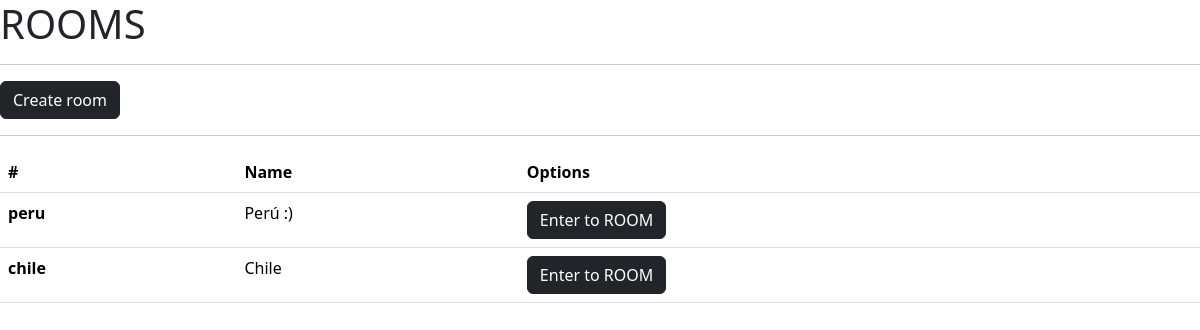
Before: / with the older database file.
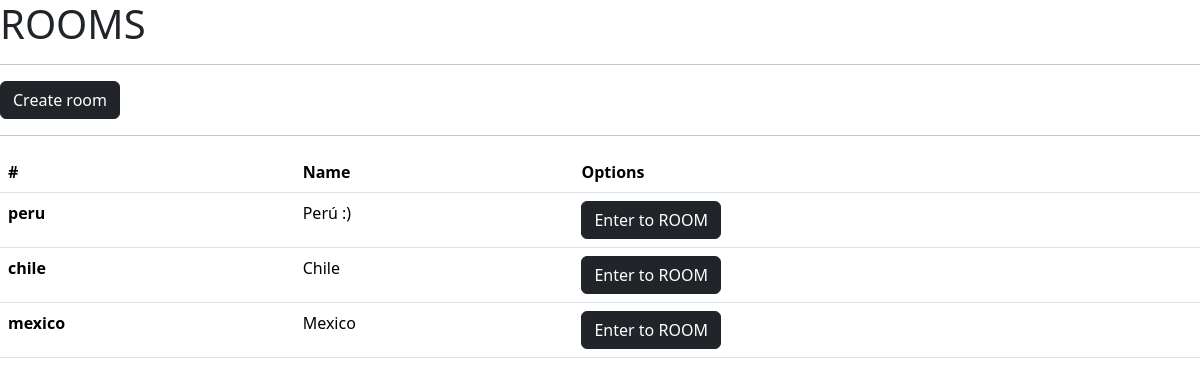
After: the same page with the newer database file.
### main.py (models this page shows, shortened)
class Room(db.Model):
    __tablename__ = "rooms"
    id = db.Column(db.String, primary_key=True)
    name = db.Column(db.String(200), nullable=False)
    max_participants = db.Column(db.Integer, default=10)
    created_at = db.Column(db.DateTime(timezone=True), server_default=func.now())

### main.py (the view)
@app.route("/")
def index():
    data = Room.query.all()
    return render_template("index.html", items = data)

### templates/index.html (shortened to what this page needs)
<!doctype html>
<html lang="en">
  <head>
    <link href="https://cdn.jsdelivr.net/npm/bootstrap@5.3.3/dist/css/bootstrap.min.css" rel="stylesheet">
</head>
  <body>
    <h1>ROOMS</h1>
    <hr>
    <a href="{{ url_for('rooms_create') }}" class="btn btn-dark">Create room</a>
    <hr>
    <table class="table">
        <thead>
          <tr>
            <th scope="col">#</th>
            <th scope="col">Name</th>
            <th scope="col">Options</th>
          </tr>
        </thead>
        <tbody>
          {% for item in items %}
          <tr>
            <th scope="row">{{ item.id }}</th>
            <td>{{ item.name }}</td>
            <td>
                <a href="{{ url_for('rooms_by_id', id=item.id) }}" class="btn btn-dark">Enter to ROOM</a>
            </td>
          </tr>
          {% endfor %}
        </tbody>
      </table>
  </body>
</html>

Changed rows visible on the page:
added Room: id "mexico", name "Mexico"
